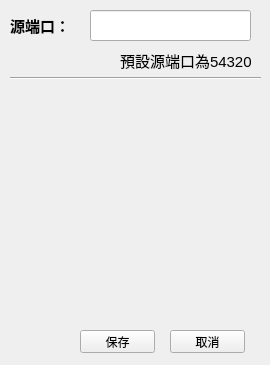
<?xml version="1.0" encoding="UTF-8"?>
<ui version="4.0">
 <class>PyNAT_Setting</class>
 <widget class="QWidget" name="PyNAT_Setting">
  <property name="geometry">
   <rect>
    <x>0</x>
    <y>0</y>
    <width>270</width>
    <height>365</height>
   </rect>
  </property>
  <property name="windowTitle">
   <string>PyNAT 設定</string>
  </property>
  <widget class="QLabel" name="SourcePortText">
   <property name="geometry">
    <rect>
     <x>10</x>
     <y>10</y>
     <width>101</width>
     <height>31</height>
    </rect>
   </property>
   <property name="font">
    <font>
     <pointsize>11</pointsize>
     <weight>75</weight>
     <bold>true</bold>
    </font>
   </property>
   <property name="text">
    <string>源端口：</string>
   </property>
  </widget>
  <widget class="QLineEdit" name="SourcePortInput">
   <property name="geometry">
    <rect>
     <x>90</x>
     <y>10</y>
     <width>161</width>
     <height>31</height>
    </rect>
   </property>
   <property name="font">
    <font>
     <pointsize>11</pointsize>
     <stylestrategy>PreferDefault</stylestrategy>
    </font>
   </property>
   <property name="tabletTracking">
    <bool>false</bool>
   </property>
   <property name="inputMethodHints">
    <set>Qt::ImhNone</set>
   </property>
   <property name="text">
    <string/>
   </property>
   <property name="echoMode">
    <enum>QLineEdit::Normal</enum>
   </property>
   <property name="alignment">
    <set>Qt::AlignRight|Qt::AlignTrailing|Qt::AlignVCenter</set>
   </property>
  </widget>
  <widget class="Line" name="line">
   <property name="geometry">
    <rect>
     <x>10</x>
     <y>70</y>
     <width>251</width>
     <height>16</height>
    </rect>
   </property>
   <property name="orientation">
    <enum>Qt::Horizontal</enum>
   </property>
  </widget>
  <widget class="QLabel" name="Tip_text">
   <property name="geometry">
    <rect>
     <x>120</x>
     <y>50</y>
     <width>131</width>
     <height>21</height>
    </rect>
   </property>
   <property name="font">
    <font>
     <pointsize>11</pointsize>
    </font>
   </property>
   <property name="text">
    <string>預設源端口為54320</string>
   </property>
  </widget>
  <widget class="QPushButton" name="SaveButton">
   <property name="geometry">
    <rect>
     <x>80</x>
     <y>330</y>
     <width>75</width>
     <height>23</height>
    </rect>
   </property>
   <property name="text">
    <string>保存</string>
   </property>
  </widget>
  <widget class="QPushButton" name="CancelButton">
   <property name="geometry">
    <rect>
     <x>170</x>
     <y>330</y>
     <width>75</width>
     <height>23</height>
    </rect>
   </property>
   <property name="text">
    <string>取消</string>
   </property>
  </widget>
 </widget>
 <resources/>
 <connections/>
</ui>
